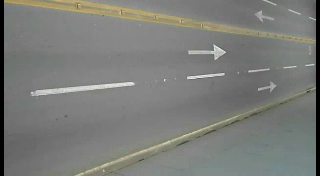
#> input picture frame 37 of car_counting_video/traffic.avi, 320 x 176 px
$ python car_counting_vid.py
#> lines starting #> are read from the running program, lines starting #| are printed output that depends on the picture; after the words box and inside, x2 and y2 are one past the last pixel; in counts of white or black regions, pixels touching at a corner belong together
import cv2.cv2 as cv2
import numpy as np

cap = cv2.VideoCapture("traffic.avi")
backsub = cv2.createBackgroundSubtractorMOG2()
c = 0

while 1:
    ret, frame = cap.read()
#> frame is the input picture: shape (176, 320, 3); mean B, G, R 121, 124.5, 123.3
    if ret:
        fgmask = backsub.apply(frame)
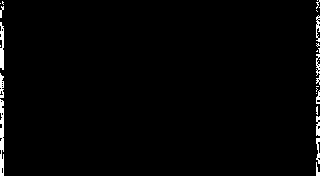
#> fgmask: shape (176, 320); values 127 (black) and 255 (white), 1.6% white; 26 white regions (15 under 20 px), largest, box (x1, y1, x2, y2) and area: (0, 99, 4, 176) 256, (0, 22, 4, 70) 151, (0, 73, 4, 98) 74
        cv2.line(frame, (50, 0), (50, 300), (255, 0, 0), 2)
        cv2.line(frame, (70, 0), (70, 300), (255, 0, 0), 2)
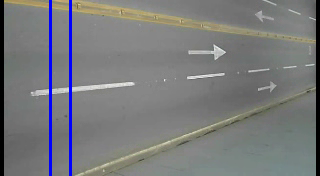
#> frame: shape (176, 320, 3); mean B, G, R 123.4, 122.1, 120.9

        contours, hieararchy = cv2.findContours(fgmask, cv2.RETR_TREE, cv2.CHAIN_APPROX_SIMPLE)
#> contours = [[[0, 0], [0, 175], [319, 175], [319, 0]]]; hieararchy = [[-1, -1, -1, -1]]
        try:
            hieararchy = hieararchy[0]
        except:
            hieararchy = []

        for contour, hier in zip(contours, hieararchy):
            (x, y, w, h) = cv2.boundingRect(contour)
            if w > 40 and h > 40:
                cv2.rectangle(frame, (x, y), (x + w, y + h), (0, 255, 0), 3)
                if x > 50 and x < 70:
                    c += 1
#> this loop made 1 pass
#> (contour, hier, x, y, w, h) on pass 1: ([[0, 0], [0, 175], [319, 175], [319, 0]], [-1, -1, -1, -1], 0, 0, 320, 176)
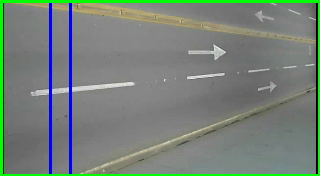
#> frame: shape (176, 320, 3); 4.36% of pixels changed, all inside (x1, y1, x2, y2) = (0, 0, 320, 176)
#> after the loop, c = 0

        cv2.putText(frame, "car : " + str(c), (200, 170), cv2.FONT_HERSHEY_SIMPLEX, 1, (0, 0, 255), 1, cv2.LINE_AA)
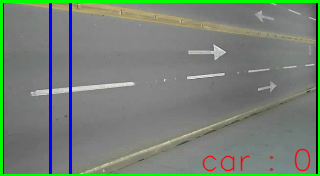
#> frame: shape (176, 320, 3); 0.86% of pixels changed, all inside (x1, y1, x2, y2) = (202, 148, 311, 172)

        cv2.imshow("frame", frame)
        cv2.imshow("mask", fgmask)

        if cv2.waitKey(20) & 0xFF == ord("q"):
#> (key q is pressed here)
            break
    else:
        break

cap.release()
cv2.destroyAllWindows()

$ run again, starting later in the video
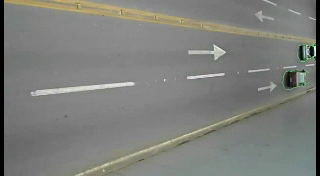
#> input picture frame 168 of car_counting_video/traffic.avi, 320 x 176 px
#> frame is the input picture: shape (176, 320, 3); mean B, G, R 122.7, 126.8, 125.5
#> `fgmask = backsub.apply(frame)`:
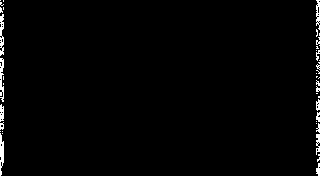
#> fgmask: shape (176, 320); values 127 (black) and 255 (white), 1.5% white; 44 white regions (32 under 20 px), largest, box (x1, y1, x2, y2) and area: (0, 14, 4, 56) 117, (0, 58, 4, 102) 117, (0, 133, 4, 176) 117
#> contours = [[[0, 0], [0, 175], [319, 175], [319, 0]]]; hieararchy = [[-1, -1, -1, -1]]
#> the loop `for contour, hier in zip(contours, hieararchy):` made 1 pass
#> (contour, hier, x, y, w, h) on pass 1: ([[0, 0], [0, 175], [319, 175], [319, 0]], [-1, -1, -1, -1], 0, 0, 320, 176)
#> after the loop `for contour, hier in zip(contours, hieararchy):`: c = 0
#> `cv2.putText(frame, "car : " + str(c), (200, 170), cv2.FONT_HERSHEY_SIM..`:
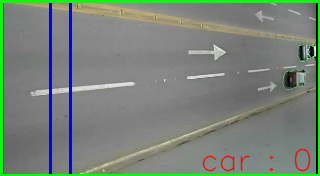
#> frame: shape (176, 320, 3); mean B, G, R 121, 131.2, 119.9

$ run again, starting later in the video
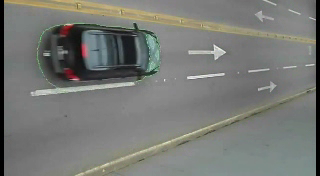
#> input picture frame 299 of car_counting_video/traffic.avi, 320 x 176 px
#> frame is the input picture: shape (176, 320, 3); mean B, G, R 117.1, 121.2, 119.4
#> `fgmask = backsub.apply(frame)`:
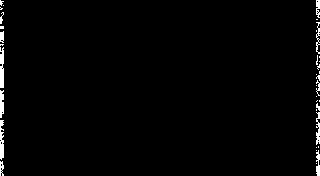
#> fgmask: shape (176, 320); values 127 (black) and 255 (white), 1.6% white; 35 white regions (24 under 20 px), largest, box (x1, y1, x2, y2) and area: (0, 47, 4, 88) 145, (0, 120, 4, 160) 126, (0, 90, 4, 118) 94
#> contours = [[[0, 0], [0, 175], [319, 175], [319, 0]]]; hieararchy = [[-1, -1, -1, -1]]
#> the loop `for contour, hier in zip(contours, hieararchy):` made 1 pass
#> (contour, hier, x, y, w, h) on pass 1: ([[0, 0], [0, 175], [319, 175], [319, 0]], [-1, -1, -1, -1], 0, 0, 320, 176)
#> after the loop `for contour, hier in zip(contours, hieararchy):`: c = 0
#> `cv2.putText(frame, "car : " + str(c), (200, 170), cv2.FONT_HERSHEY_SIM..`:
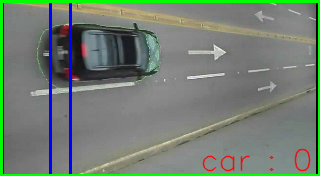
#> frame: shape (176, 320, 3); mean B, G, R 115.9, 126.2, 114.2
